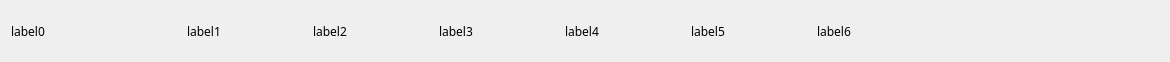
<?xml version="1.0" encoding="UTF-8"?>
<ui version="4.0">
 <class>Levels</class>
 <widget class="QWidget" name="Levels">
  <property name="geometry">
   <rect>
    <x>0</x>
    <y>0</y>
    <width>1170</width>
    <height>60</height>
   </rect>
  </property>
  <property name="sizePolicy">
   <sizepolicy hsizetype="Expanding" vsizetype="Minimum">
    <horstretch>0</horstretch>
    <verstretch>0</verstretch>
   </sizepolicy>
  </property>
  <property name="font">
   <font>
    <family>Comfortaa</family>
    <hintingpreference>PreferNoHinting</hintingpreference>
   </font>
  </property>
  <property name="windowTitle">
   <string>Form</string>
  </property>
  <layout class="QHBoxLayout" name="horizontalLayout_3">
   <item>
    <layout class="QHBoxLayout" name="horizontalLayout_2">
     <item>
      <widget class="QLabel" name="label0">
       <property name="sizePolicy">
        <sizepolicy hsizetype="MinimumExpanding" vsizetype="Preferred">
         <horstretch>0</horstretch>
         <verstretch>0</verstretch>
        </sizepolicy>
       </property>
       <property name="minimumSize">
        <size>
         <width>150</width>
         <height>0</height>
        </size>
       </property>
       <property name="maximumSize">
        <size>
         <width>150</width>
         <height>16777215</height>
        </size>
       </property>
       <property name="font">
        <font>
         <family>Courier Prime</family>
         <hintingpreference>PreferNoHinting</hintingpreference>
        </font>
       </property>
       <property name="text">
        <string>label0</string>
       </property>
      </widget>
     </item>
     <item>
      <spacer name="horizontalSpacer">
       <property name="orientation">
        <enum>Qt::Orientation::Horizontal</enum>
       </property>
       <property name="sizeType">
        <enum>QSizePolicy::Policy::Fixed</enum>
       </property>
       <property name="sizeHint" stdset="0">
        <size>
         <width>20</width>
         <height>20</height>
        </size>
       </property>
      </spacer>
     </item>
     <item>
      <widget class="QLabel" name="label1">
       <property name="sizePolicy">
        <sizepolicy hsizetype="Minimum" vsizetype="Preferred">
         <horstretch>0</horstretch>
         <verstretch>0</verstretch>
        </sizepolicy>
       </property>
       <property name="minimumSize">
        <size>
         <width>100</width>
         <height>0</height>
        </size>
       </property>
       <property name="maximumSize">
        <size>
         <width>100</width>
         <height>16777215</height>
        </size>
       </property>
       <property name="font">
        <font>
         <family>Courier Prime</family>
         <hintingpreference>PreferNoHinting</hintingpreference>
        </font>
       </property>
       <property name="text">
        <string>label1</string>
       </property>
       <property name="alignment">
        <set>Qt::AlignmentFlag::AlignLeading|Qt::AlignmentFlag::AlignLeft|Qt::AlignmentFlag::AlignVCenter</set>
       </property>
      </widget>
     </item>
     <item>
      <spacer name="horizontalSpacer_2">
       <property name="orientation">
        <enum>Qt::Orientation::Horizontal</enum>
       </property>
       <property name="sizeType">
        <enum>QSizePolicy::Policy::Fixed</enum>
       </property>
       <property name="sizeHint" stdset="0">
        <size>
         <width>20</width>
         <height>20</height>
        </size>
       </property>
      </spacer>
     </item>
     <item>
      <widget class="QLabel" name="label2">
       <property name="sizePolicy">
        <sizepolicy hsizetype="Minimum" vsizetype="Preferred">
         <horstretch>0</horstretch>
         <verstretch>0</verstretch>
        </sizepolicy>
       </property>
       <property name="minimumSize">
        <size>
         <width>100</width>
         <height>0</height>
        </size>
       </property>
       <property name="maximumSize">
        <size>
         <width>100</width>
         <height>16777215</height>
        </size>
       </property>
       <property name="font">
        <font>
         <family>Courier Prime</family>
         <hintingpreference>PreferNoHinting</hintingpreference>
        </font>
       </property>
       <property name="text">
        <string>label2</string>
       </property>
       <property name="alignment">
        <set>Qt::AlignmentFlag::AlignLeading|Qt::AlignmentFlag::AlignLeft|Qt::AlignmentFlag::AlignVCenter</set>
       </property>
      </widget>
     </item>
     <item>
      <spacer name="horizontalSpacer_3">
       <property name="orientation">
        <enum>Qt::Orientation::Horizontal</enum>
       </property>
       <property name="sizeType">
        <enum>QSizePolicy::Policy::Fixed</enum>
       </property>
       <property name="sizeHint" stdset="0">
        <size>
         <width>20</width>
         <height>20</height>
        </size>
       </property>
      </spacer>
     </item>
     <item>
      <widget class="QLabel" name="label3">
       <property name="sizePolicy">
        <sizepolicy hsizetype="Minimum" vsizetype="Preferred">
         <horstretch>0</horstretch>
         <verstretch>0</verstretch>
        </sizepolicy>
       </property>
       <property name="minimumSize">
        <size>
         <width>100</width>
         <height>0</height>
        </size>
       </property>
       <property name="maximumSize">
        <size>
         <width>100</width>
         <height>16777215</height>
        </size>
       </property>
       <property name="font">
        <font>
         <family>Courier Prime</family>
         <hintingpreference>PreferNoHinting</hintingpreference>
        </font>
       </property>
       <property name="text">
        <string>label3</string>
       </property>
       <property name="alignment">
        <set>Qt::AlignmentFlag::AlignLeading|Qt::AlignmentFlag::AlignLeft|Qt::AlignmentFlag::AlignVCenter</set>
       </property>
      </widget>
     </item>
     <item>
      <spacer name="horizontalSpacer_4">
       <property name="orientation">
        <enum>Qt::Orientation::Horizontal</enum>
       </property>
       <property name="sizeType">
        <enum>QSizePolicy::Policy::Fixed</enum>
       </property>
       <property name="sizeHint" stdset="0">
        <size>
         <width>20</width>
         <height>20</height>
        </size>
       </property>
      </spacer>
     </item>
     <item>
      <widget class="QLabel" name="label4">
       <property name="sizePolicy">
        <sizepolicy hsizetype="Minimum" vsizetype="Preferred">
         <horstretch>0</horstretch>
         <verstretch>0</verstretch>
        </sizepolicy>
       </property>
       <property name="minimumSize">
        <size>
         <width>100</width>
         <height>0</height>
        </size>
       </property>
       <property name="maximumSize">
        <size>
         <width>100</width>
         <height>16777215</height>
        </size>
       </property>
       <property name="font">
        <font>
         <family>Courier Prime</family>
         <hintingpreference>PreferNoHinting</hintingpreference>
        </font>
       </property>
       <property name="text">
        <string>label4</string>
       </property>
       <property name="alignment">
        <set>Qt::AlignmentFlag::AlignLeading|Qt::AlignmentFlag::AlignLeft|Qt::AlignmentFlag::AlignVCenter</set>
       </property>
      </widget>
     </item>
     <item>
      <spacer name="horizontalSpacer_5">
       <property name="orientation">
        <enum>Qt::Orientation::Horizontal</enum>
       </property>
       <property name="sizeType">
        <enum>QSizePolicy::Policy::Fixed</enum>
       </property>
       <property name="sizeHint" stdset="0">
        <size>
         <width>20</width>
         <height>20</height>
        </size>
       </property>
      </spacer>
     </item>
     <item>
      <widget class="QLabel" name="label5">
       <property name="sizePolicy">
        <sizepolicy hsizetype="Minimum" vsizetype="Preferred">
         <horstretch>0</horstretch>
         <verstretch>0</verstretch>
        </sizepolicy>
       </property>
       <property name="minimumSize">
        <size>
         <width>100</width>
         <height>0</height>
        </size>
       </property>
       <property name="maximumSize">
        <size>
         <width>100</width>
         <height>16777215</height>
        </size>
       </property>
       <property name="font">
        <font>
         <family>Courier Prime</family>
         <hintingpreference>PreferNoHinting</hintingpreference>
        </font>
       </property>
       <property name="text">
        <string>label5</string>
       </property>
      </widget>
     </item>
     <item>
      <spacer name="horizontalSpacer_6">
       <property name="orientation">
        <enum>Qt::Orientation::Horizontal</enum>
       </property>
       <property name="sizeType">
        <enum>QSizePolicy::Policy::Fixed</enum>
       </property>
       <property name="sizeHint" stdset="0">
        <size>
         <width>20</width>
         <height>20</height>
        </size>
       </property>
      </spacer>
     </item>
     <item>
      <widget class="QLabel" name="label6">
       <property name="sizePolicy">
        <sizepolicy hsizetype="Minimum" vsizetype="Preferred">
         <horstretch>0</horstretch>
         <verstretch>0</verstretch>
        </sizepolicy>
       </property>
       <property name="minimumSize">
        <size>
         <width>100</width>
         <height>0</height>
        </size>
       </property>
       <property name="maximumSize">
        <size>
         <width>100</width>
         <height>16777215</height>
        </size>
       </property>
       <property name="font">
        <font>
         <family>Courier Prime</family>
         <hintingpreference>PreferNoHinting</hintingpreference>
        </font>
       </property>
       <property name="text">
        <string>label6</string>
       </property>
      </widget>
     </item>
    </layout>
   </item>
   <item>
    <spacer name="buttonSpacer">
     <property name="orientation">
      <enum>Qt::Orientation::Horizontal</enum>
     </property>
     <property name="sizeType">
      <enum>QSizePolicy::Policy::Expanding</enum>
     </property>
     <property name="sizeHint" stdset="0">
      <size>
       <width>40</width>
       <height>20</height>
      </size>
     </property>
    </spacer>
   </item>
   <item>
    <layout class="QHBoxLayout" name="horizontalLayout">
     <property name="sizeConstraint">
      <enum>QLayout::SizeConstraint::SetDefaultConstraint</enum>
     </property>
     <item>
      <widget class="QPushButton" name="action2">
       <property name="sizePolicy">
        <sizepolicy hsizetype="Minimum" vsizetype="Fixed">
         <horstretch>0</horstretch>
         <verstretch>0</verstretch>
        </sizepolicy>
       </property>
       <property name="minimumSize">
        <size>
         <width>40</width>
         <height>40</height>
        </size>
       </property>
       <property name="maximumSize">
        <size>
         <width>40</width>
         <height>40</height>
        </size>
       </property>
       <property name="text">
        <string/>
       </property>
       <property name="icon">
        <iconset theme="download"/>
       </property>
       <property name="flat">
        <bool>true</bool>
       </property>
      </widget>
     </item>
     <item>
      <widget class="QPushButton" name="action1">
       <property name="minimumSize">
        <size>
         <width>40</width>
         <height>40</height>
        </size>
       </property>
       <property name="maximumSize">
        <size>
         <width>40</width>
         <height>40</height>
        </size>
       </property>
       <property name="text">
        <string/>
       </property>
       <property name="icon">
        <iconset theme="download"/>
       </property>
       <property name="flat">
        <bool>true</bool>
       </property>
      </widget>
     </item>
     <item>
      <widget class="QPushButton" name="action0">
       <property name="minimumSize">
        <size>
         <width>40</width>
         <height>40</height>
        </size>
       </property>
       <property name="maximumSize">
        <size>
         <width>40</width>
         <height>40</height>
        </size>
       </property>
       <property name="text">
        <string/>
       </property>
       <property name="icon">
        <iconset theme="download"/>
       </property>
       <property name="flat">
        <bool>true</bool>
       </property>
      </widget>
     </item>
    </layout>
   </item>
  </layout>
 </widget>
 <resources/>
 <connections/>
</ui>
